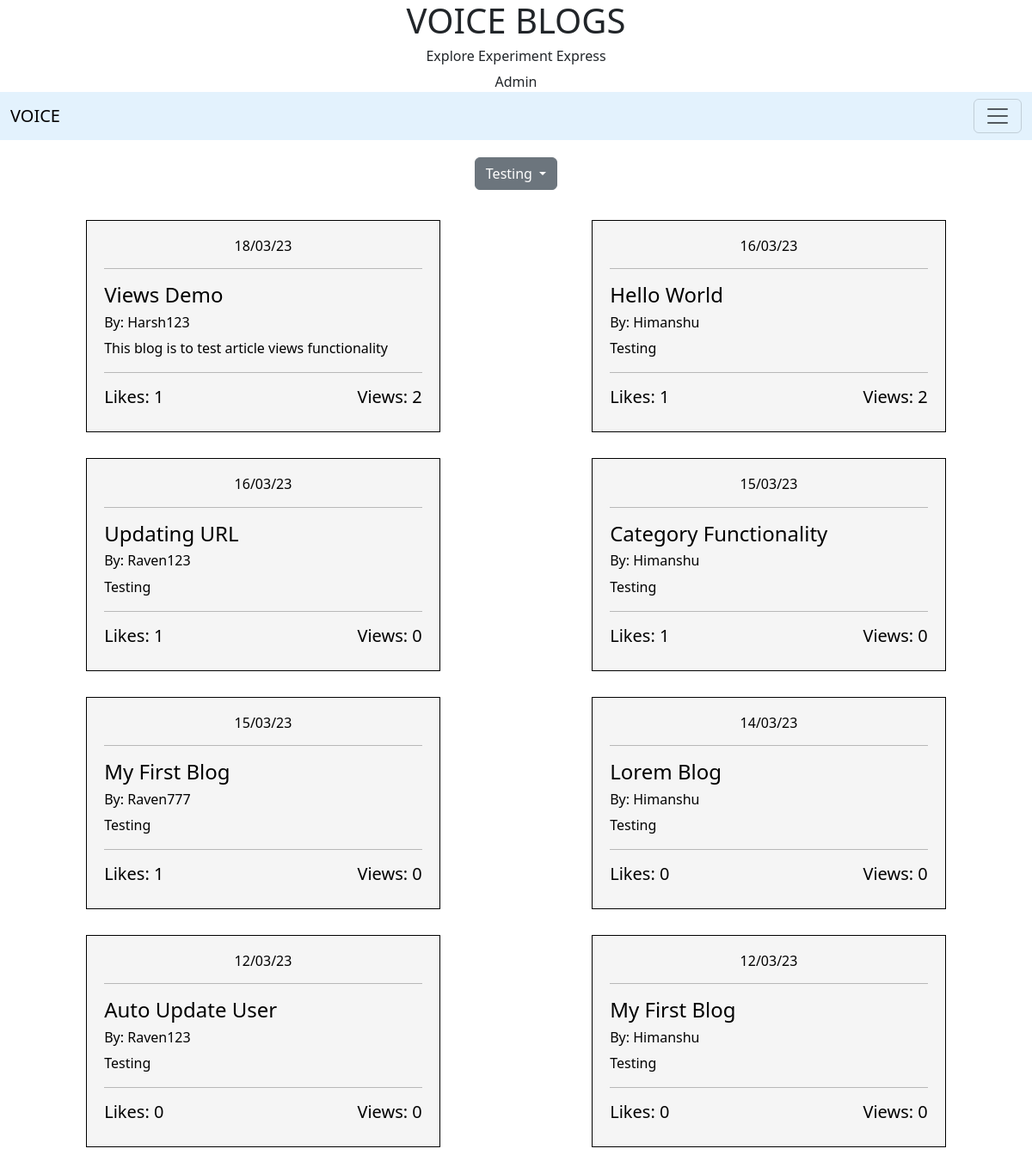
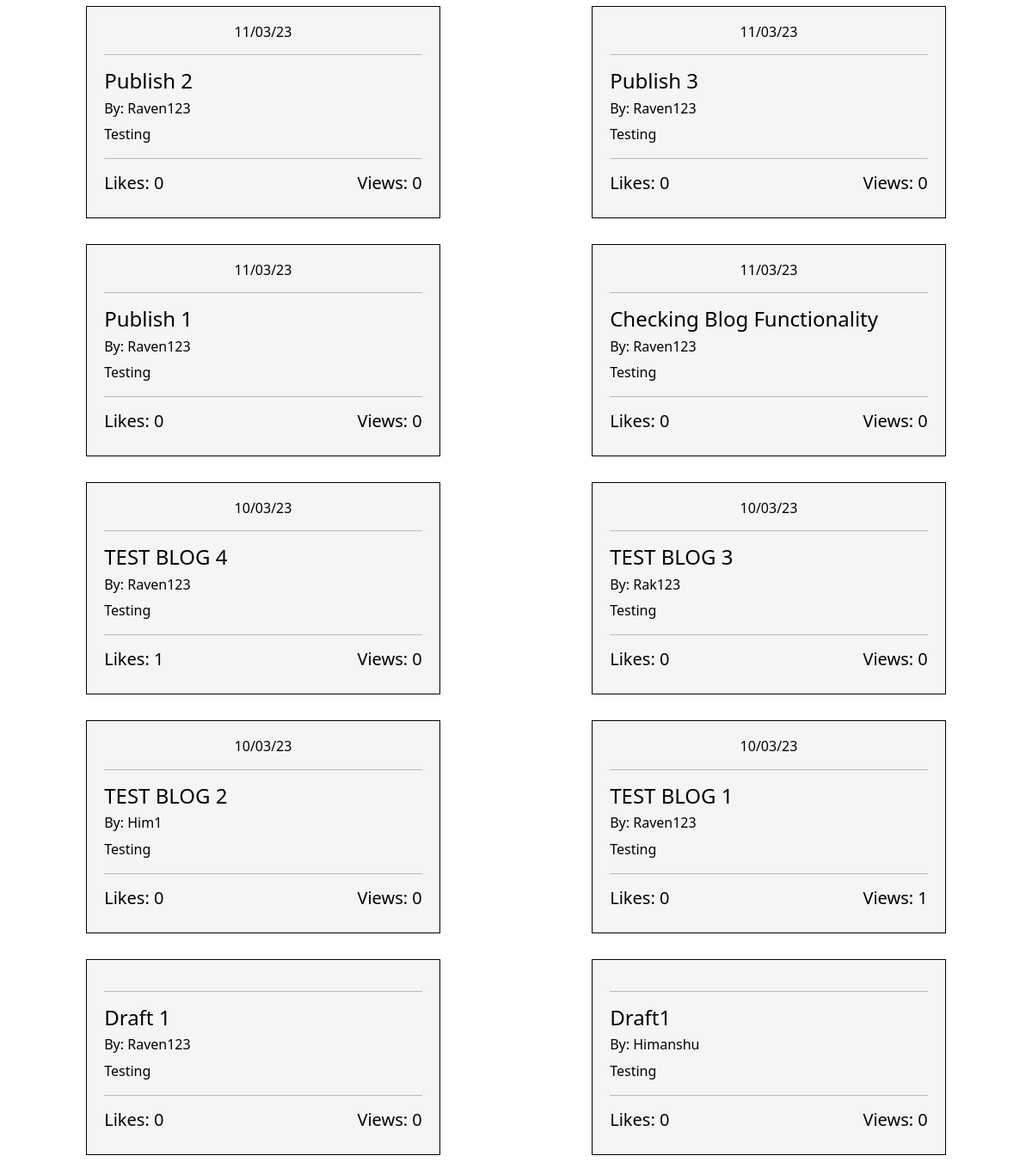
/category/testing, run on an earlier commit of the app's database (2 pictures, top to bottom).
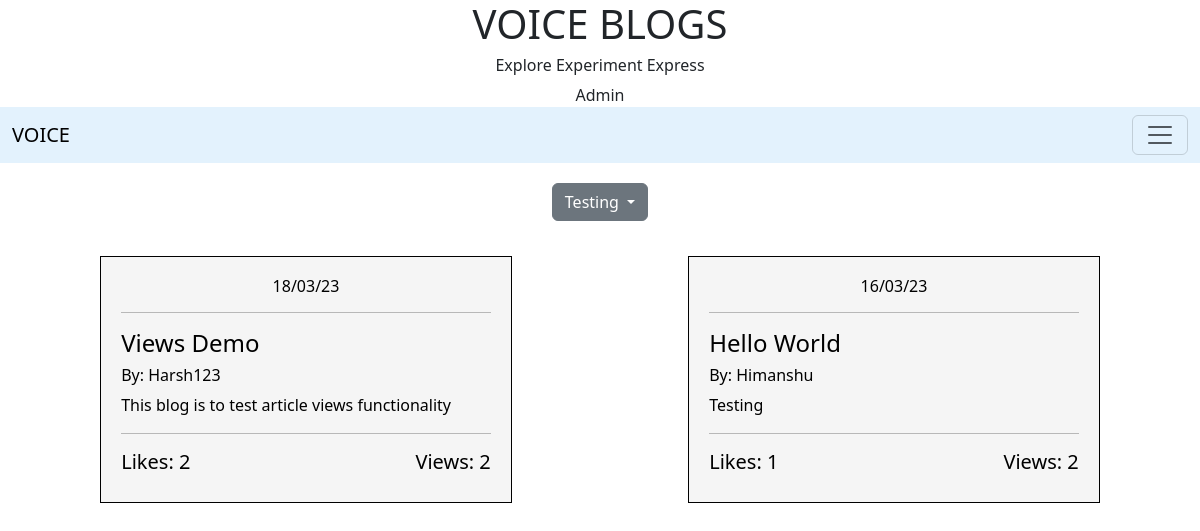
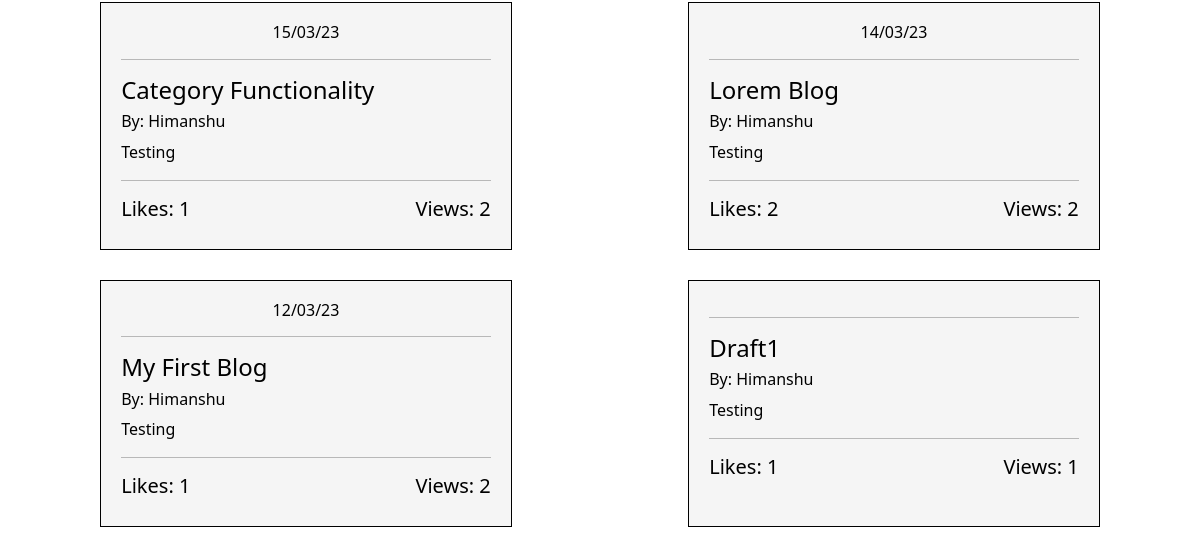
And on a later commit of the database (2 pictures, top to bottom).
### user/models.py (models this page shows, shortened)
class Blog(models.Model):
    title = models.CharField(max_length=50)
    content = RichTextField(blank=True, null=True)
    title_tag = models.CharField(max_length=50)
    publish_date = models.DateTimeField(blank=True, null=True)
    author = models.ForeignKey(User, on_delete=models.CASCADE)
    category = models.CharField(max_length=40)
    likes = models.ManyToManyField(User, related_name="blog_likes")
    views = models.ManyToManyField(User, related_name="blog_views")
    snippet = models.TextField(max_length=100)
    class Meta:
        ordering = ['-publish_date']
    def total_likes(self):
        return self.likes.count()
    def total_views(self):
        return self.views.count()

### user/views.py (the view, shortened to what this page needs)
# urls.py: path("category/<str:category>", CategoryView, name='category'),
def CategoryView(request, category,user="",page=""):
    cat_list = Category.objects.all()
    data = Blog.objects.filter(category=category.title().replace("-"," "))
    return render(request, 'user/category.html', {'category': category,'blogs':data,'cat_list':cat_list})

### user/templatetags/my_filters.py (called while the page is built)
@register.filter
def test(obj):
    return obj.total_likes()

@register.filter
def views_count(obj):
    return obj.total_views()

### templates/user/category.html
<!DOCTYPE html>
{% extends 'main/base.html'%}
{% load my_filters %}
{% block body_block %}
    {% include 'main/category_list.html'%}
    {% if blogs %}
    <div class="blogs container-fluid">
        {% for blog in blogs %}
        <div class="blog container-fluid">
            <a href="{% url 'blog-detail' blog.pk %}">
                <h6 class="text-center">{{blog.publish_date|date:"d/m/y"}}</h6>
                <hr>
                <h4>{{blog.title}}</h4>
                <h6>By: {{blog.author.username}}</h6>
                <p>{{ blog.snippet }}</p>
                <hr>
                <div class="lV">
                    <h5>
                        Likes: {{ blog|test }}
                    </h5>
                    <h5>
                        Views: {{ blog|views_count }}
                    </h5>
                </div>
            </a>
        </div>
        {% endfor %}
    </div>
    {%else%}
    <h1 class="text-center">Sorry!! No Blogs in this Category</h1>
    {% endif %}
{% endblock %}

What changed in the data, as far as the page shows it:
removed Blog: publish_date "16/03/23", title "Updating URL", author.username "Raven123", snippet "Testing", id "1", id "0"
removed Blog: publish_date "15/03/23", title "My First Blog", author.username "Raven777", snippet "Testing", id "1", id "0"
removed Blog: publish_date "12/03/23", title "Auto Update User", author.username "Raven123", snippet "Testing", id "0"
removed Blog: publish_date "11/03/23", title "Publish 2", author.username "Raven123", snippet "Testing", id "0"
removed Blog: publish_date "11/03/23", title "Publish 3", author.username "Raven123", snippet "Testing", id "0"
removed Blog: publish_date "11/03/23", title "Publish 1", author.username "Raven123", snippet "Testing", id "0"
removed Blog: publish_date "11/03/23", title "Checking Blog Functionality", author.username "Raven123", snippet "Testing", id "0"
removed Blog: publish_date "10/03/23", title "TEST BLOG 4", author.username "Raven123", snippet "Testing", id "1", id "0"
removed Blog: publish_date "10/03/23", title "TEST BLOG 3", author.username "Rak123", snippet "Testing", id "0"
removed Blog: publish_date "10/03/23", title "TEST BLOG 2", author.username "Him1", snippet "Testing", id "0"
removed Blog: publish_date "10/03/23", title "TEST BLOG 1", author.username "Raven123", snippet "Testing", id "0", id "1"
removed Blog: title "Draft 1", author.username "Raven123", snippet "Testing", id "0"
computed for Blog "Views Demo": id "1" → "2"
computed for Blog "Category Functionality": id "0" → "2"
computed for Blog "Lorem Blog": id "0" → "2"
computed for Blog "My First Blog": id "0" → "1"; id "0" → "2"
computed for Blog "Draft1": id "0" → "1"
